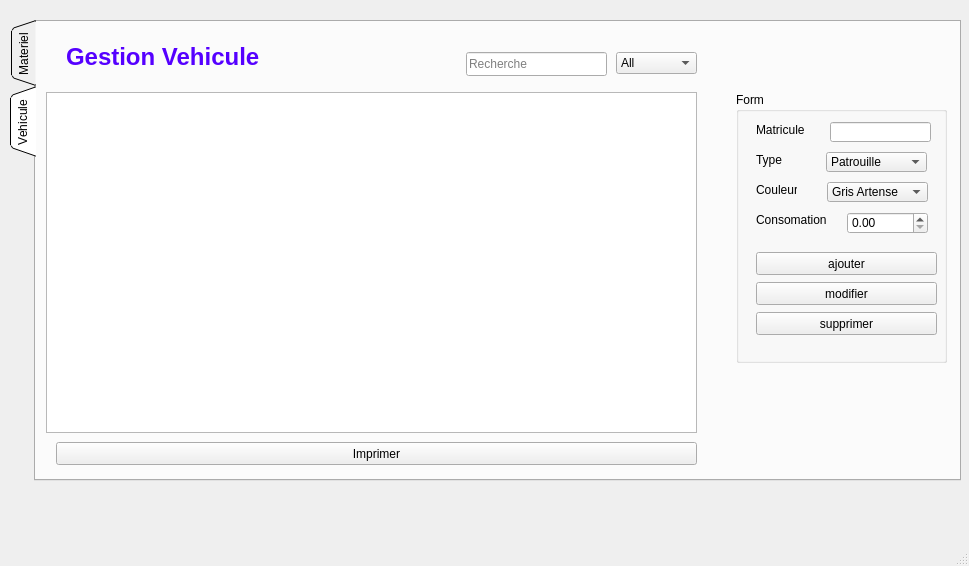
<?xml version="1.0" encoding="UTF-8"?>
<ui version="4.0">
 <class>gestion_aziz</class>
 <widget class="QMainWindow" name="gestion_aziz">
  <property name="geometry">
   <rect>
    <x>0</x>
    <y>0</y>
    <width>969</width>
    <height>566</height>
   </rect>
  </property>
  <property name="windowTitle">
   <string>MainWindow</string>
  </property>
  <widget class="QWidget" name="centralwidget">
   <widget class="QTabWidget" name="tabWidget">
    <property name="geometry">
     <rect>
      <x>10</x>
      <y>20</y>
      <width>951</width>
      <height>461</height>
     </rect>
    </property>
    <property name="styleSheet">
     <string notr="true">background-image: url(:/res/img/hand-painted-watercolor-background-with-sky-clouds-shape_24972-1095.jpg);</string>
    </property>
    <property name="tabPosition">
     <enum>QTabWidget::West</enum>
    </property>
    <property name="tabShape">
     <enum>QTabWidget::Triangular</enum>
    </property>
    <property name="currentIndex">
     <number>1</number>
    </property>
    <widget class="QWidget" name="tab">
     <attribute name="title">
      <string>Materiel</string>
     </attribute>
     <widget class="QLineEdit" name="rech_materiel">
      <property name="geometry">
       <rect>
        <x>430</x>
        <y>30</y>
        <width>151</width>
        <height>24</height>
       </rect>
      </property>
      <property name="placeholderText">
       <string>Recherche</string>
      </property>
      <property name="clearButtonEnabled">
       <bool>true</bool>
      </property>
     </widget>
     <widget class="QTableView" name="table_materiel">
      <property name="geometry">
       <rect>
        <x>20</x>
        <y>71</y>
        <width>651</width>
        <height>331</height>
       </rect>
      </property>
      <property name="styleSheet">
       <string notr="true"/>
      </property>
      <property name="sortingEnabled">
       <bool>true</bool>
      </property>
      <attribute name="horizontalHeaderCascadingSectionResizes">
       <bool>true</bool>
      </attribute>
      <attribute name="horizontalHeaderShowSortIndicator" stdset="0">
       <bool>true</bool>
      </attribute>
      <attribute name="horizontalHeaderStretchLastSection">
       <bool>false</bool>
      </attribute>
     </widget>
     <widget class="QLabel" name="label">
      <property name="geometry">
       <rect>
        <x>20</x>
        <y>20</y>
        <width>251</width>
        <height>31</height>
       </rect>
      </property>
      <property name="text">
       <string>&lt;html&gt;&lt;head/&gt;&lt;body&gt;&lt;p&gt;&lt;span style=&quot; font-size:18pt; font-weight:600; color:#5500ff;&quot;&gt;Gestion Materiel&lt;/span&gt;&lt;/p&gt;&lt;/body&gt;&lt;/html&gt;</string>
      </property>
     </widget>
     <widget class="QComboBox" name="materiel_sel_col">
      <property name="geometry">
       <rect>
        <x>591</x>
        <y>30</y>
        <width>81</width>
        <height>22</height>
       </rect>
      </property>
      <item>
       <property name="text">
        <string>All</string>
       </property>
      </item>
      <item>
       <property name="text">
        <string>ID</string>
       </property>
      </item>
      <item>
       <property name="text">
        <string>Nom</string>
       </property>
      </item>
      <item>
       <property name="text">
        <string>Type</string>
       </property>
      </item>
      <item>
       <property name="text">
        <string>Quantite</string>
       </property>
      </item>
     </widget>
     <widget class="QGroupBox" name="groupBox_2">
      <property name="geometry">
       <rect>
        <x>690</x>
        <y>70</y>
        <width>221</width>
        <height>261</height>
       </rect>
      </property>
      <property name="title">
       <string>Form</string>
      </property>
      <widget class="QComboBox" name="type_2">
       <property name="geometry">
        <rect>
         <x>91</x>
         <y>90</y>
         <width>101</width>
         <height>20</height>
        </rect>
       </property>
       <item>
        <property name="text">
         <string>Arme</string>
        </property>
       </item>
       <item>
        <property name="text">
         <string>Protection</string>
        </property>
       </item>
       <item>
        <property name="text">
         <string>Accessoire</string>
        </property>
       </item>
       <item>
        <property name="text">
         <string>Chien</string>
        </property>
       </item>
      </widget>
      <widget class="QLabel" name="label_7">
       <property name="geometry">
        <rect>
         <x>20</x>
         <y>60</y>
         <width>41</width>
         <height>16</height>
        </rect>
       </property>
       <property name="text">
        <string>Nom</string>
       </property>
      </widget>
      <widget class="QLabel" name="label_8">
       <property name="geometry">
        <rect>
         <x>20</x>
         <y>120</y>
         <width>47</width>
         <height>16</height>
        </rect>
       </property>
       <property name="text">
        <string>Quantite</string>
       </property>
      </widget>
      <widget class="QSpinBox" name="quantite">
       <property name="geometry">
        <rect>
         <x>90</x>
         <y>120</y>
         <width>101</width>
         <height>22</height>
        </rect>
       </property>
       <property name="maximum">
        <number>1000000</number>
       </property>
      </widget>
      <widget class="QLineEdit" name="id">
       <property name="geometry">
        <rect>
         <x>94</x>
         <y>30</y>
         <width>101</width>
         <height>20</height>
        </rect>
       </property>
      </widget>
      <widget class="QLabel" name="label_9">
       <property name="geometry">
        <rect>
         <x>20</x>
         <y>30</y>
         <width>16</width>
         <height>16</height>
        </rect>
       </property>
       <property name="text">
        <string>ID</string>
       </property>
      </widget>
      <widget class="QLabel" name="label_10">
       <property name="geometry">
        <rect>
         <x>20</x>
         <y>90</y>
         <width>28</width>
         <height>16</height>
        </rect>
       </property>
       <property name="text">
        <string>Type</string>
       </property>
      </widget>
      <widget class="QLineEdit" name="nom">
       <property name="geometry">
        <rect>
         <x>94</x>
         <y>60</y>
         <width>101</width>
         <height>20</height>
        </rect>
       </property>
      </widget>
      <widget class="QPushButton" name="actionedit_materiel">
       <property name="geometry">
        <rect>
         <x>20</x>
         <y>190</y>
         <width>181</width>
         <height>23</height>
        </rect>
       </property>
       <property name="text">
        <string>modifier</string>
       </property>
      </widget>
      <widget class="QPushButton" name="actionadd_materiel">
       <property name="geometry">
        <rect>
         <x>20</x>
         <y>160</y>
         <width>181</width>
         <height>23</height>
        </rect>
       </property>
       <property name="text">
        <string>ajouter</string>
       </property>
      </widget>
      <widget class="QPushButton" name="actiondelete_materiel">
       <property name="geometry">
        <rect>
         <x>20</x>
         <y>220</y>
         <width>181</width>
         <height>23</height>
        </rect>
       </property>
       <property name="text">
        <string>supprimer</string>
       </property>
      </widget>
     </widget>
    </widget>
    <widget class="QWidget" name="tab_2">
     <attribute name="title">
      <string>Vehicule</string>
     </attribute>
     <widget class="QTableView" name="table_vehicule">
      <property name="geometry">
       <rect>
        <x>10</x>
        <y>70</y>
        <width>651</width>
        <height>341</height>
       </rect>
      </property>
      <property name="selectionMode">
       <enum>QAbstractItemView::ExtendedSelection</enum>
      </property>
      <property name="sortingEnabled">
       <bool>true</bool>
      </property>
      <attribute name="horizontalHeaderShowSortIndicator" stdset="0">
       <bool>true</bool>
      </attribute>
     </widget>
     <widget class="QLabel" name="label_4">
      <property name="geometry">
       <rect>
        <x>30</x>
        <y>20</y>
        <width>211</width>
        <height>31</height>
       </rect>
      </property>
      <property name="text">
       <string>&lt;html&gt;&lt;head/&gt;&lt;body&gt;&lt;p&gt;&lt;span style=&quot; font-size:18pt; font-weight:600; color:#5500ff;&quot;&gt;Gestion Vehicule&lt;/span&gt;&lt;/p&gt;&lt;/body&gt;&lt;/html&gt;</string>
      </property>
     </widget>
     <widget class="QLineEdit" name="rech_vehicule">
      <property name="geometry">
       <rect>
        <x>430</x>
        <y>30</y>
        <width>141</width>
        <height>24</height>
       </rect>
      </property>
      <property name="placeholderText">
       <string>Recherche</string>
      </property>
      <property name="clearButtonEnabled">
       <bool>true</bool>
      </property>
     </widget>
     <widget class="QComboBox" name="vehicule_sel_col">
      <property name="geometry">
       <rect>
        <x>580</x>
        <y>30</y>
        <width>81</width>
        <height>22</height>
       </rect>
      </property>
      <item>
       <property name="text">
        <string>All</string>
       </property>
      </item>
      <item>
       <property name="text">
        <string>Matricule</string>
       </property>
      </item>
      <item>
       <property name="text">
        <string>Type</string>
       </property>
      </item>
      <item>
       <property name="text">
        <string>Couleur</string>
       </property>
      </item>
      <item>
       <property name="text">
        <string>Consomation</string>
       </property>
      </item>
     </widget>
     <widget class="QPushButton" name="pushButton_5">
      <property name="geometry">
       <rect>
        <x>20</x>
        <y>420</y>
        <width>641</width>
        <height>23</height>
       </rect>
      </property>
      <property name="text">
       <string>Imprimer</string>
      </property>
     </widget>
     <widget class="QGroupBox" name="groupBox">
      <property name="geometry">
       <rect>
        <x>700</x>
        <y>70</y>
        <width>211</width>
        <height>271</height>
       </rect>
      </property>
      <property name="title">
       <string>Form</string>
      </property>
      <widget class="QLabel" name="label_5">
       <property name="geometry">
        <rect>
         <x>20</x>
         <y>90</y>
         <width>41</width>
         <height>16</height>
        </rect>
       </property>
       <property name="text">
        <string>Couleur</string>
       </property>
      </widget>
      <widget class="QLineEdit" name="matricule">
       <property name="geometry">
        <rect>
         <x>94</x>
         <y>30</y>
         <width>101</width>
         <height>20</height>
        </rect>
       </property>
      </widget>
      <widget class="QDoubleSpinBox" name="consomation">
       <property name="geometry">
        <rect>
         <x>111</x>
         <y>120</y>
         <width>81</width>
         <height>22</height>
        </rect>
       </property>
      </widget>
      <widget class="QComboBox" name="couleur">
       <property name="geometry">
        <rect>
         <x>91</x>
         <y>90</y>
         <width>101</width>
         <height>20</height>
        </rect>
       </property>
       <item>
        <property name="text">
         <string>Gris Artense</string>
        </property>
       </item>
       <item>
        <property name="text">
         <string>Bleu Celebes</string>
        </property>
       </item>
       <item>
        <property name="text">
         <string>Bleu Bourrasque</string>
        </property>
       </item>
       <item>
        <property name="text">
         <string>Noir</string>
        </property>
       </item>
      </widget>
      <widget class="QLabel" name="label_2">
       <property name="geometry">
        <rect>
         <x>20</x>
         <y>30</y>
         <width>61</width>
         <height>16</height>
        </rect>
       </property>
       <property name="text">
        <string>Matricule</string>
       </property>
      </widget>
      <widget class="QComboBox" name="type">
       <property name="geometry">
        <rect>
         <x>90</x>
         <y>60</y>
         <width>101</width>
         <height>20</height>
        </rect>
       </property>
       <item>
        <property name="text">
         <string>Patrouille</string>
        </property>
       </item>
       <item>
        <property name="text">
         <string>Banalise</string>
        </property>
       </item>
       <item>
        <property name="text">
         <string>Tout-terrain</string>
        </property>
       </item>
       <item>
        <property name="text">
         <string>Unite canine</string>
        </property>
       </item>
      </widget>
      <widget class="QLabel" name="label_3">
       <property name="geometry">
        <rect>
         <x>20</x>
         <y>120</y>
         <width>71</width>
         <height>16</height>
        </rect>
       </property>
       <property name="text">
        <string>Consomation</string>
       </property>
      </widget>
      <widget class="QLabel" name="label_6">
       <property name="geometry">
        <rect>
         <x>20</x>
         <y>60</y>
         <width>41</width>
         <height>16</height>
        </rect>
       </property>
       <property name="text">
        <string>Type</string>
       </property>
      </widget>
      <widget class="QPushButton" name="actionadd_vehicule">
       <property name="geometry">
        <rect>
         <x>20</x>
         <y>160</y>
         <width>181</width>
         <height>23</height>
        </rect>
       </property>
       <property name="text">
        <string>ajouter</string>
       </property>
      </widget>
      <widget class="QPushButton" name="actionedit_vehicule">
       <property name="geometry">
        <rect>
         <x>20</x>
         <y>190</y>
         <width>181</width>
         <height>23</height>
        </rect>
       </property>
       <property name="text">
        <string>modifier</string>
       </property>
      </widget>
      <widget class="QPushButton" name="actiondelete_vehicule">
       <property name="geometry">
        <rect>
         <x>20</x>
         <y>220</y>
         <width>181</width>
         <height>23</height>
        </rect>
       </property>
       <property name="text">
        <string>supprimer</string>
       </property>
      </widget>
     </widget>
    </widget>
   </widget>
  </widget>
  <widget class="QMenuBar" name="menubar">
   <property name="geometry">
    <rect>
     <x>0</x>
     <y>0</y>
     <width>969</width>
     <height>22</height>
    </rect>
   </property>
  </widget>
  <widget class="QStatusBar" name="statusbar"/>
 </widget>
 <resources/>
 <connections/>
</ui>
